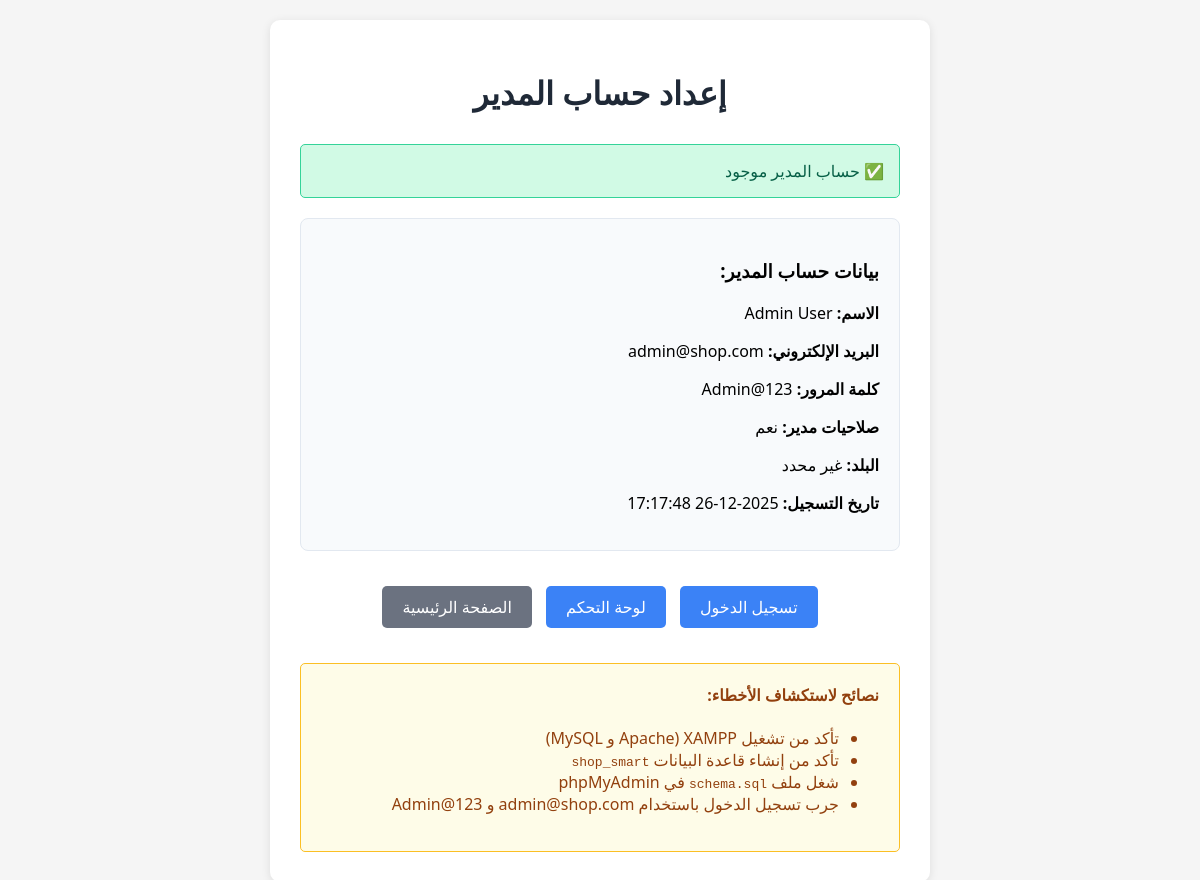
The page /auth/check_admin.php on the database its author committed.
### tables this page shows
CREATE TABLE IF NOT EXISTS users (
    id INT AUTO_INCREMENT PRIMARY KEY,
    name VARCHAR(255) NOT NULL,
    email VARCHAR(255) UNIQUE NOT NULL,
    password VARCHAR(255) NOT NULL,
    country VARCHAR(100),
    isAdmin BOOLEAN DEFAULT FALSE,
    created_at TIMESTAMP DEFAULT CURRENT_TIMESTAMP,
    updated_at TIMESTAMP DEFAULT CURRENT_TIMESTAMP ON UPDATE CURRENT_TIMESTAMP
);

### auth/check_admin.php (the view, shortened to what this page needs)
<?php
$message = '';
$adminInfo = null;
try {
    $db = getDB();
    $stmt = $db->prepare("SELECT * FROM users WHERE email = ?");
    $stmt->execute(['admin@shop.com']);
    $admin = $stmt->fetch();
    if ($admin) {
        $message = "✅ حساب المدير موجود";
        $adminInfo = $admin;
    }
} catch (Exception $e) {
    $message = "❌ خطأ في قاعدة البيانات: " . $e->getMessage();
}
?>
<!DOCTYPE html>
<html lang="ar" dir="rtl">
<head>
</head>
<body>
    <div class="container">
        <h1 style="text-align: center; color: #1f2937; margin-bottom: 30px;">إعداد حساب المدير</h1>
        <div class="message <?php echo strpos($message, '✅') === 0 ? 'success' : (strpos($message, '❌') === 0 ? 'error' : 'info'); ?>">
            <?php echo $message; ?>
        </div>
        <?php if ($adminInfo): ?>
        <div class="admin-details">
            <h3>بيانات حساب المدير:</h3>
            <p><strong>الاسم:</strong> <?php echo htmlspecialchars($adminInfo['name']); ?></p>
            <p><strong>البريد الإلكتروني:</strong> <?php echo htmlspecialchars($adminInfo['email']); ?></p>
            <p><strong>كلمة المرور:</strong> Admin@123</p>
            <p><strong>صلاحيات مدير:</strong> <?php echo $adminInfo['isAdmin'] ? 'نعم' : 'لا'; ?></p>
            <p><strong>البلد:</strong> <?php echo htmlspecialchars($adminInfo['country'] ?? 'غير محدد'); ?></p>
            <p><strong>تاريخ التسجيل:</strong> <?php echo date('Y-m-d H:i:s', strtotime($adminInfo['created_at'])); ?></p>
        </div>
        <div style="text-align: center; margin-top: 30px;">
            <a href="<?php echo SITE_URL; ?>/auth/login.php" class="btn">تسجيل الدخول</a>
            <a href="<?php echo SITE_URL; ?>/admin/admin.php" class="btn">لوحة التحكم</a>
            <a href="<?php echo SITE_URL; ?>/pages/index.php" class="btn" style="background: #6b7280;">الصفحة الرئيسية</a>
        </div>
        <?php endif; ?>
        <div style="margin-top: 30px; padding: 20px; background: #fefce8; border: 1px solid #fbbf24; border-radius: 5px;">
            <h4 style="color: #92400e; margin-top: 0;">نصائح لاستكشاف الأخطاء:</h4>
            <ul style="color: #92400e;">
                <li>تأكد من تشغيل XAMPP (Apache و MySQL)</li>
                <li>تأكد من إنشاء قاعدة البيانات <code>shop_smart</code></li>
                <li>شغل ملف <code>schema.sql</code> في phpMyAdmin</li>
                <li>جرب تسجيل الدخول باستخدام admin@shop.com و Admin@123</li>
            </ul>
        </div>
    </div>
</body>
</html>

### auth/check_admin.php (style rules this page uses)
body { font-family: 'Segoe UI', Tahoma, Geneva, Verdana, sans-serif; background: #f5f5f5; margin: 0; padding: 20px; direction: rtl; }
.container { max-width: 600px; margin: 0 auto; background: white; padding: 30px; border-radius: 10px; box-shadow: 0 2px 10px rgba(0,0,0,0.1); }
.message { padding: 15px; border-radius: 5px; margin-bottom: 20px; }
.success { background: #d1fae5; color: #065f46; border: 1px solid #34d399; }
.admin-details { background: #f8fafc; padding: 20px; border-radius: 8px; border: 1px solid #e2e8f0; }
.btn { background: #3b82f6; color: white; padding: 10px 20px; border: none; border-radius: 5px; text-decoration: none; display: inline-block; margin: 5px; }

### rows shown on the page
users: name "Admin User", email "admin@shop.com", country "غير محدد", created_at "2025-12-26 17:17:48"

### other values the page prints
$message "✅ حساب المدير موجود"
